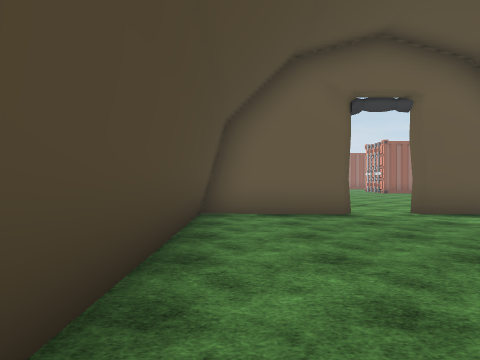
View 1 (above)

24 first-person views from a walk through a scene from a Unity 3-D project. The camera is 1.4 m above the floor, looks level and sees 70° across. The floor is counted in squares, 2 m on a side. Each view is taken from the middle of a square. On the plan, view 1 faces up. The plan holds only what a view shows up to about 11 squares ahead; the rest is blank. The place goes on beyond the plan. Some surface patterns are stand-ins.

View 2
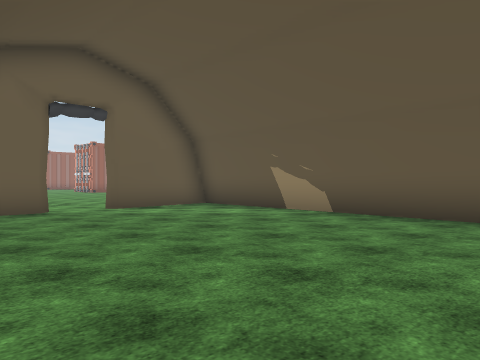

View 3
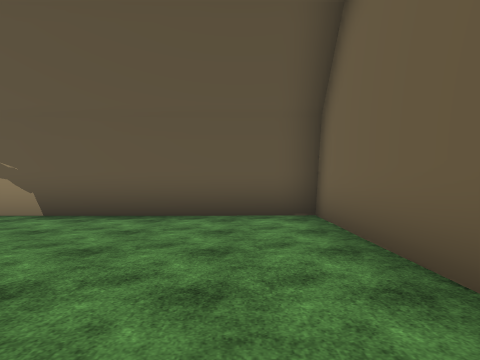

View 4
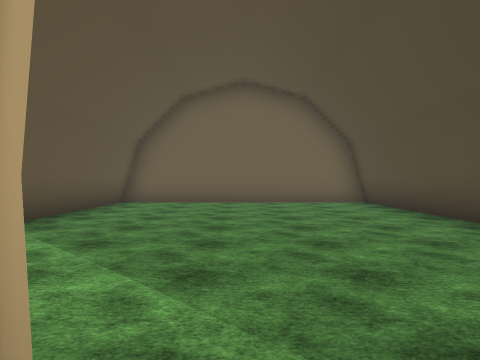

View 5
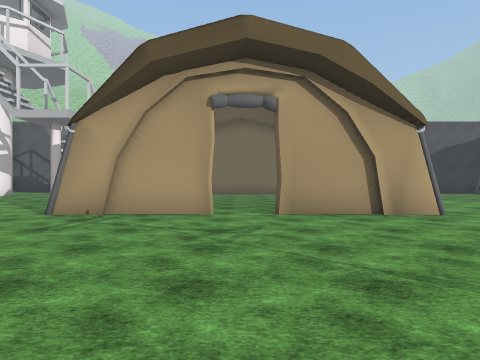

View 6
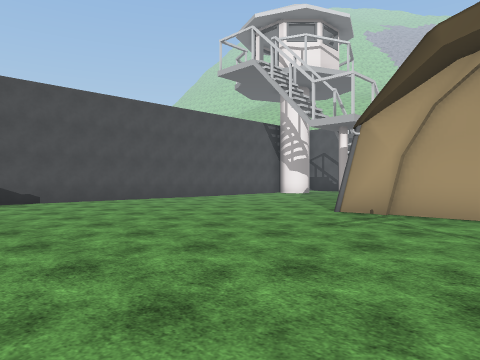

View 7
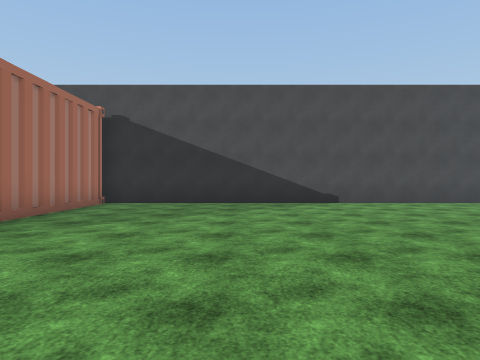

View 8
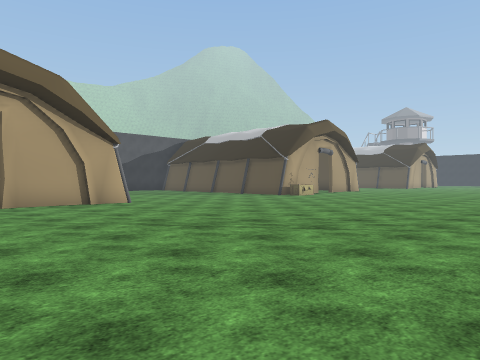

View 9
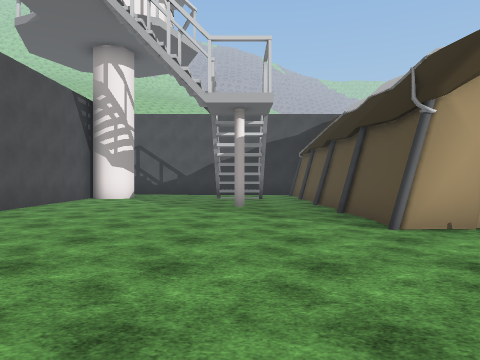

View 10
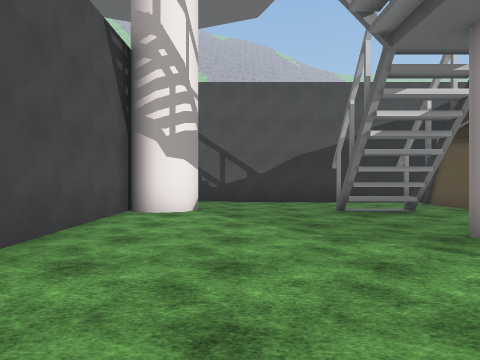

View 11
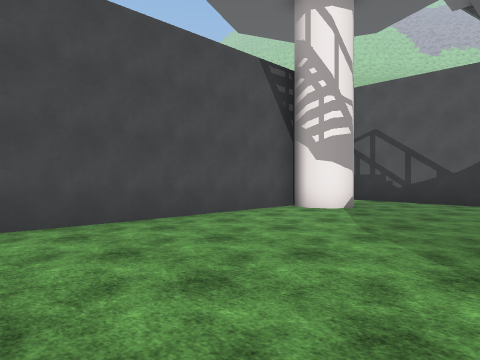

View 12
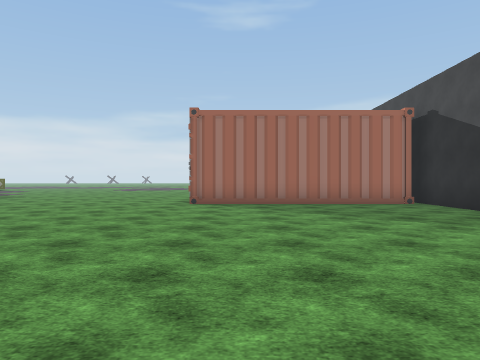

View 13
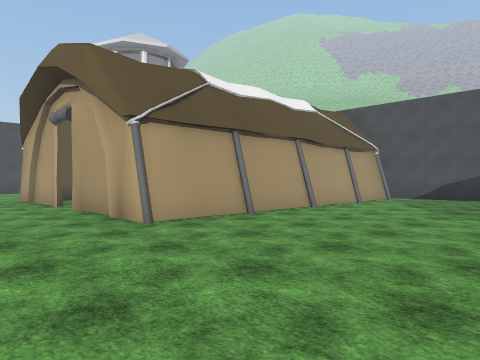

View 14
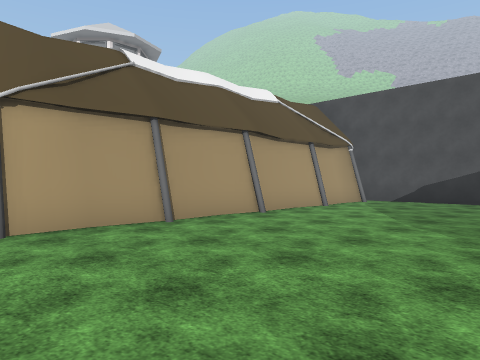

View 15
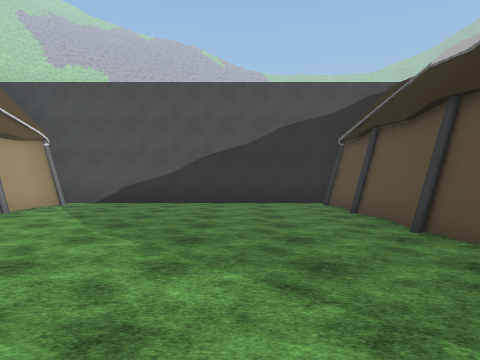

View 16
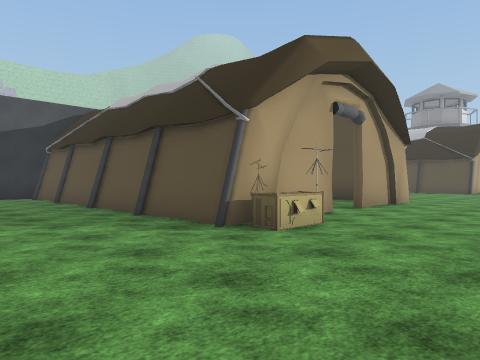

View 17
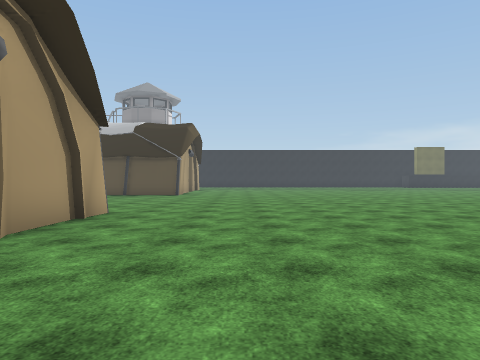

View 18
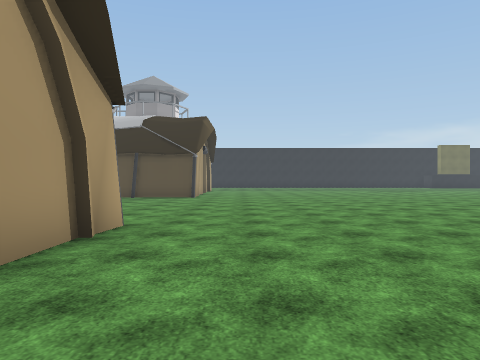

View 19
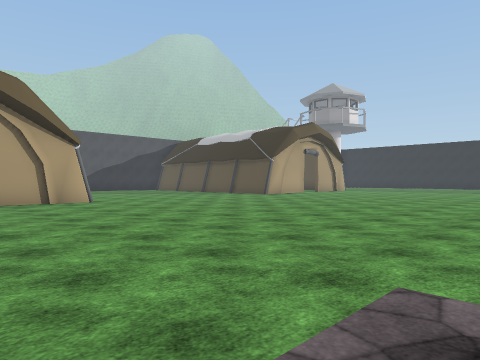

View 20
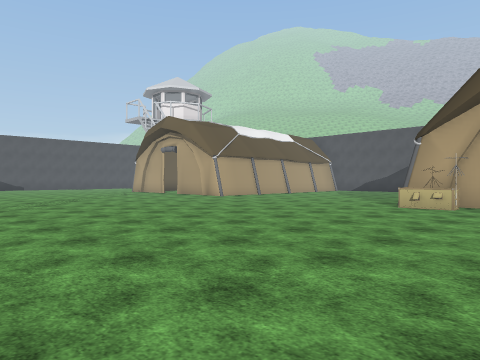

View 21
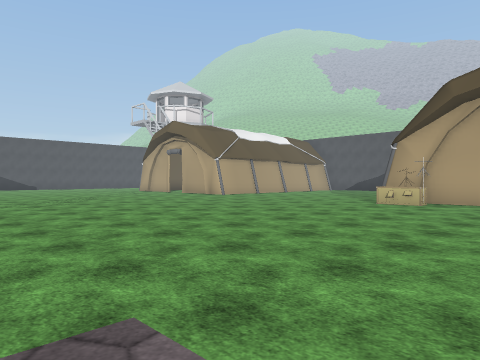

View 22
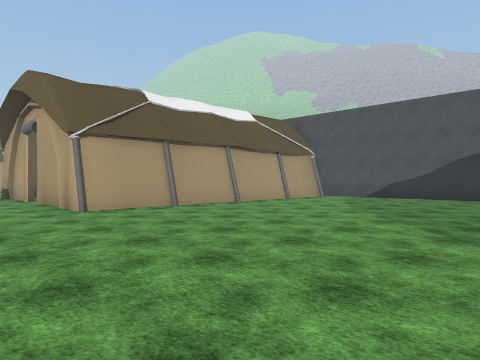

View 23
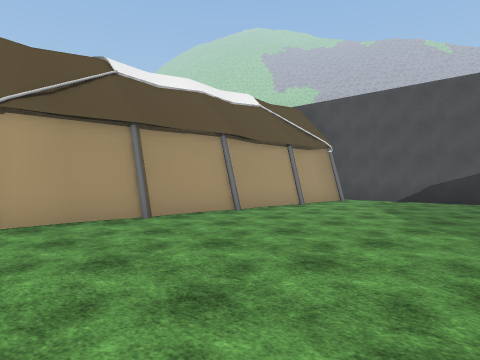

View 24
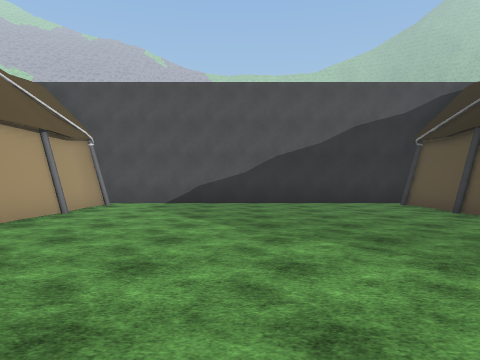

### Floor plan
Points are (right, up) in squares from view 1. A wall is a line through its corners. A room is listed if a view was taken in it or the views show most of it. See-through windows are left out.
Room 1 (views 1, 2, 3)
walls: (2.2, 7.1) (2, 6.9) (-0.7, 7) (-0.7, -2.5) (6.5, -2.5) (6.5, 7) (3.8, 6.9) (3.4, 7.3)
ways out: opening at (3, 7) to room 2
Room 2 (views 4, 5, 6, 7, 8, 9, 10, 11, 12, 13, 14, 15, 16, 17, 18, 19, 20, 21, 22, 23, 24)
walls: (-8.8, 6) (-8.7, 4.6); (-0.9, 6) (-1, 7.3) (0.1, 7.2); (-9.8, 7.3) (-9.4, 7.2) (-8.5, 7.3) (-8.6, 6); (0.1, 7.1) (2.2, 7.1); (-8.7, 4.5) (-8.8, 3.5); (-0.9, 4.5) (-0.8, 6); (-8.6, 3.5) (-8.5, 2.4); (-8.8, 3.6) (-8.7, 2.7); (-11.7, 7.2) (-11.3, 7.1) (-9.6, 7.1); (-0.9, 3.4) (-1, 4.9); (-0.7, 3.5) (-0.8, 4.6); (-8.5, 2.5) (-8.7, 1); (-1.1, 2.2) (-1, 3.5); (-0.9, 2.3) (-0.8, 3.2); (3.4, 7.3) (4, 7.1) (5.8, 7.1); (-8.5, 1.1) (-8.4, -0.1); (-0.5, 1.6) (-0.6, 2.2); (-8.7, 1.1) (-8.6, -0.2); (-0.7, 1) (-0.8, 2.3); (-1.1, -0.1) (-1, 1.1); (-0.9, -0.1) (-0.8, 1.1); (-8.6, -0.6) (-8.7, -1.5); (-15.1, 7.1) (-13.3, 7.1) (-12.9, 7.3); (-8.8, -0.7) (-8.9, -1.5); (5.4, 7.3) (5.9, 7.2) (6.7, 7.3) (6.6, 5.9); (-8.5, -1.4) (-8.4, -2.5); (-8.7, -1.4) (-8.6, -2.5); (-0.8, -1.5) (-0.9, -0.4); (-16.1, 5.9) (-16.2, 7.3) (-15.3, 7.2) (-14.9, 7.3); (6.5, 6.1) (6.8, 2.4); (-15.9, 3.5) (-16, 4.7); (-0.9, -2.5) (-0.8, -1.4); (-16.1, 3.5) (-16.3, 4.8); (6.5, 4.2) (6.4, 3.4); (6.5, 3.6) (6.6, 2.7); (-15.9, 2.3) (-15.9, 3.1); (-8.8, -3.3) (-0.5, -3.3); (-16.1, 2.4) (-16, 3.3); (-15.8, 1.7) (-15.8, 2.2); (-16.3, 2.1) (-16, 6.1); (-15.9, 1) (-16, 2.3); (-16.1, -0.1) (-16, 1.1); (6.6, -0.9) (6.5, -1.4) (6.7, -2.6); (-16.1, -1.5) (-16.2, -0.3); (-16.2, -2.6) (-16.1, -1.4); (6.4, -3.3) (14.2, -3.3); (14.4, -0.5) (14.4, 18.5); (-24.5, -3.3) (-15.9, -3.3)
low walls: (-8.4, 4.5) (-8.5, 3.5); (-1, 1) (-1.1, 2.1); (-1.1, -2.4) (-1, -1.5); (6.7, 4.1) (6.7, 3.6); (-16.3, 1) (-16.4, 2.1); (-16.3, -2.4) (-16.3, -1.5)
ways out: opening at (3, 7) to room 1; opening at (-12, 7)
objects: radio (-9, 8); tower (8, 0) to (10, 0); container (8, 18); tower (9, 3); tower (13, -1) to (14, -1)

Where each view was taken, in squares from view 1:
view 1: 0 up, 0 right, facing up
view 2: 1 down, 0 right, facing up-right
view 3: 1 down, 0 right, facing right
view 4: 8 up, 3 right, facing down
view 5: 14 up, 3 right, facing down
view 6: 14 up, 3 right, facing down-right
view 7: 14 up, 4 right, facing right
view 8: 17 up, 4 right, facing down-left
view 9: 12 up, 9 right, facing down
view 10: 7 up, 12 right, facing down
view 11: 7 up, 9 right, facing down-right
view 12: 8 up, 9 right, facing up
view 13: 10 up, 6 left, facing down-right
view 14: 8 up, 6 left, facing down-right
view 15: 7 up, 6 left, facing down
view 16: 11 up, 5 left, facing down-left
view 17: 10 up, 9 left, facing left
view 18: 9 up, 11 left, facing left
view 19: 18 up, 12 left, facing down-left
view 20: 17 up, 12 left, facing down-right
view 21: 18 up, 13 left, facing down-right
view 22: 10 up, 24 left, facing down-right
view 23: 8 up, 22 left, facing down-right
view 24: 7 up, 20 left, facing down
